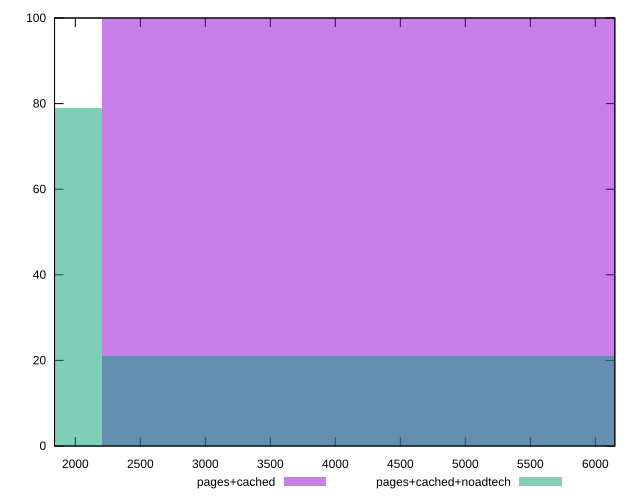

Generate this figure with gnuplot:
reset

$pagesCached <<EOF
4412.960734724107 100
EOF

$pagesCachedNoadtech <<EOF
0 79
4412.960734724107 21
EOF

set key outside below
set boxwidth 4412.960734724107
set xrange [1840:6150]
set yrange [0:100]
set trange [0:100]
set style fill transparent solid 0.5 noborder
set terminal svg size 640, 500 enhanced background rgb 'white'
set output "report_00019_2021-02-10T18-14-37.922Z//unused-javascript/comparison/histogram/1_vs_2.svg"

plot $pagesCached title "pages+cached" with boxes, \
     $pagesCachedNoadtech title "pages+cached+noadtech" with boxes

reset
